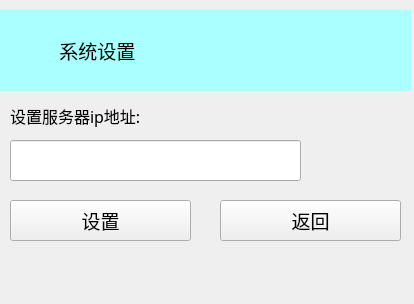
<?xml version="1.0" encoding="UTF-8"?>
<ui version="4.0">
 <class>SettingWidget</class>
 <widget class="QWidget" name="SettingWidget">
  <property name="geometry">
   <rect>
    <x>0</x>
    <y>0</y>
    <width>414</width>
    <height>304</height>
   </rect>
  </property>
  <property name="windowTitle">
   <string>Form</string>
  </property>
  <widget class="QLabel" name="label">
   <property name="geometry">
    <rect>
     <x>0</x>
     <y>10</y>
     <width>411</width>
     <height>81</height>
    </rect>
   </property>
   <property name="font">
    <font>
     <family>楷体</family>
     <pointsize>14</pointsize>
    </font>
   </property>
   <property name="styleSheet">
    <string notr="true">background:rgb(170, 255, 255)</string>
   </property>
   <property name="text">
    <string>            系统设置</string>
   </property>
  </widget>
  <widget class="QLabel" name="label_2">
   <property name="geometry">
    <rect>
     <x>10</x>
     <y>90</y>
     <width>181</width>
     <height>51</height>
    </rect>
   </property>
   <property name="font">
    <font>
     <family>楷体</family>
     <pointsize>12</pointsize>
    </font>
   </property>
   <property name="text">
    <string>设置服务器ip地址:</string>
   </property>
  </widget>
  <widget class="QLineEdit" name="lineEdit">
   <property name="geometry">
    <rect>
     <x>10</x>
     <y>140</y>
     <width>291</width>
     <height>41</height>
    </rect>
   </property>
  </widget>
  <widget class="QPushButton" name="pushButton">
   <property name="geometry">
    <rect>
     <x>10</x>
     <y>200</y>
     <width>181</width>
     <height>41</height>
    </rect>
   </property>
   <property name="font">
    <font>
     <family>楷体</family>
     <pointsize>14</pointsize>
    </font>
   </property>
   <property name="text">
    <string>设置</string>
   </property>
  </widget>
  <widget class="QPushButton" name="pushButton_2">
   <property name="geometry">
    <rect>
     <x>220</x>
     <y>200</y>
     <width>181</width>
     <height>41</height>
    </rect>
   </property>
   <property name="font">
    <font>
     <family>楷体</family>
     <pointsize>14</pointsize>
    </font>
   </property>
   <property name="text">
    <string>返回</string>
   </property>
  </widget>
 </widget>
 <resources/>
 <connections/>
</ui>
